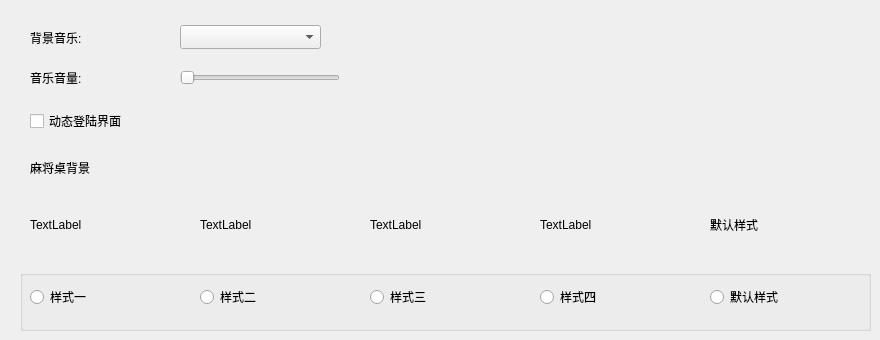
         <widget class="QWidget" name="multimediaSettingPage">
          <widget class="QLabel" name="label_21">
           <property name="geometry">
            <rect>
             <x>30</x>
             <y>30</y>
             <width>141</width>
             <height>16</height>
            </rect>
           </property>
           <property name="text">
            <string>背景音乐:</string>
           </property>
          </widget>
          <widget class="QComboBox" name="comboBox_13">
           <property name="geometry">
            <rect>
             <x>180</x>
             <y>25</y>
             <width>141</width>
             <height>24</height>
            </rect>
           </property>
          </widget>
          <widget class="QLabel" name="label_22">
           <property name="geometry">
            <rect>
             <x>30</x>
             <y>70</y>
             <width>141</width>
             <height>16</height>
            </rect>
           </property>
           <property name="text">
            <string>音乐音量:</string>
           </property>
          </widget>
          <widget class="QSlider" name="horizontalSlider">
           <property name="geometry">
            <rect>
             <x>180</x>
             <y>70</y>
             <width>160</width>
             <height>16</height>
            </rect>
           </property>
           <property name="orientation">
            <enum>Qt::Horizontal</enum>
           </property>
          </widget>
          <widget class="QCheckBox" name="checkBox_109">
           <property name="geometry">
            <rect>
             <x>30</x>
             <y>110</y>
             <width>241</width>
             <height>22</height>
            </rect>
           </property>
           <property name="text">
            <string>动态登陆界面</string>
           </property>
          </widget>
          <widget class="QLabel" name="label_16">
           <property name="geometry">
            <rect>
             <x>30</x>
             <y>160</y>
             <width>91</width>
             <height>16</height>
            </rect>
           </property>
           <property name="text">
            <string>麻将桌背景</string>
           </property>
          </widget>
          <widget class="QLabel" name="bglabel_1">
           <property name="geometry">
            <rect>
             <x>30</x>
             <y>190</y>
             <width>114</width>
             <height>70</height>
            </rect>
           </property>
           <property name="text">
            <string>TextLabel</string>
           </property>
          </widget>
          <widget class="QGroupBox" name="groupBox_4">
           <property name="geometry">
            <rect>
             <x>20</x>
             <y>270</y>
             <width>851</width>
             <height>61</height>
            </rect>
           </property>
           <property name="title">
            <string/>
           </property>
           <widget class="QRadioButton" name="bgcheckBox_2">
            <property name="geometry">
             <rect>
              <x>180</x>
              <y>12</y>
              <width>80</width>
              <height>30</height>
             </rect>
            </property>
            <property name="text">
             <string>样式二</string>
            </property>
           </widget>
           <widget class="QRadioButton" name="bgcheckBox_1">
            <property name="geometry">
             <rect>
              <x>10</x>
              <y>12</y>
              <width>80</width>
              <height>30</height>
             </rect>
            </property>
            <property name="text">
             <string>样式一</string>
            </property>
           </widget>
           <widget class="QRadioButton" name="bgcheckBox_3">
            <property name="geometry">
             <rect>
              <x>350</x>
              <y>12</y>
              <width>80</width>
              <height>30</height>
             </rect>
            </property>
            <property name="text">
             <string>样式三</string>
            </property>
           </widget>
           <widget class="QRadioButton" name="bgcheckBox_4">
            <property name="geometry">
             <rect>
              <x>520</x>
              <y>12</y>
              <width>80</width>
              <height>30</height>
             </rect>
            </property>
            <property name="text">
             <string>样式四</string>
            </property>
           </widget>
           <widget class="QRadioButton" name="radioButton">
            <property name="geometry">
             <rect>
              <x>690</x>
              <y>12</y>
              <width>151</width>
              <height>30</height>
             </rect>
            </property>
            <property name="text">
             <string>默认样式</string>
            </property>
           </widget>
          </widget>
          <widget class="QLabel" name="bglabel_2">
           <property name="geometry">
            <rect>
             <x>200</x>
             <y>190</y>
             <width>114</width>
             <height>70</height>
            </rect>
           </property>
           <property name="text">
            <string>TextLabel</string>
           </property>
          </widget>
          <widget class="QLabel" name="bglabel_3">
           <property name="geometry">
            <rect>
             <x>370</x>
             <y>190</y>
             <width>114</width>
             <height>70</height>
            </rect>
           </property>
           <property name="text">
            <string>TextLabel</string>
           </property>
          </widget>
          <widget class="QLabel" name="bglabel_4">
           <property name="geometry">
            <rect>
             <x>540</x>
             <y>190</y>
             <width>114</width>
             <height>70</height>
            </rect>
           </property>
           <property name="text">
            <string>TextLabel</string>
           </property>
          </widget>
          <widget class="QLabel" name="bglabel_5">
           <property name="geometry">
            <rect>
             <x>710</x>
             <y>190</y>
             <width>114</width>
             <height>70</height>
            </rect>
           </property>
           <property name="text">
            <string>默认样式</string>
           </property>
          </widget>
         </widget>
